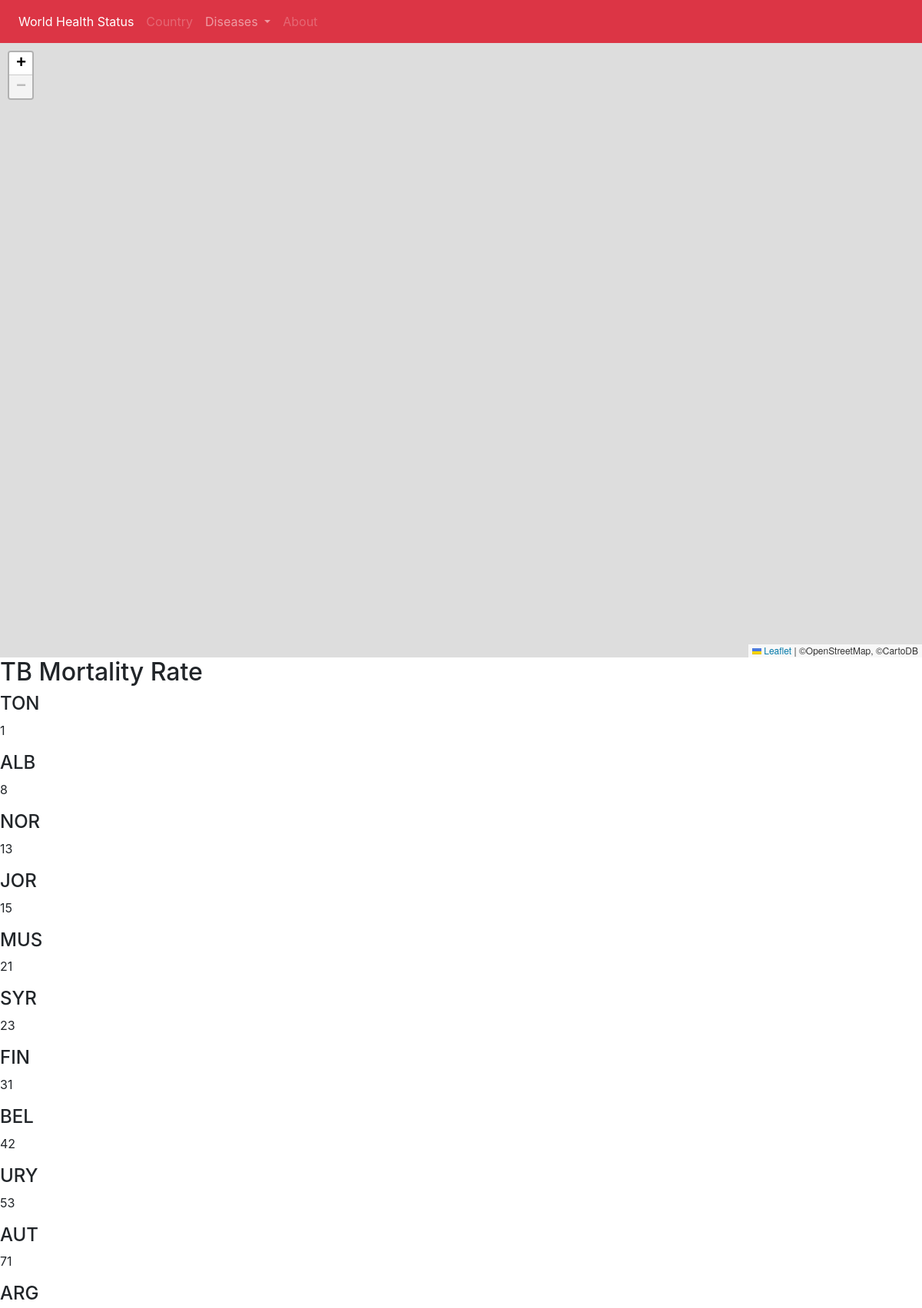
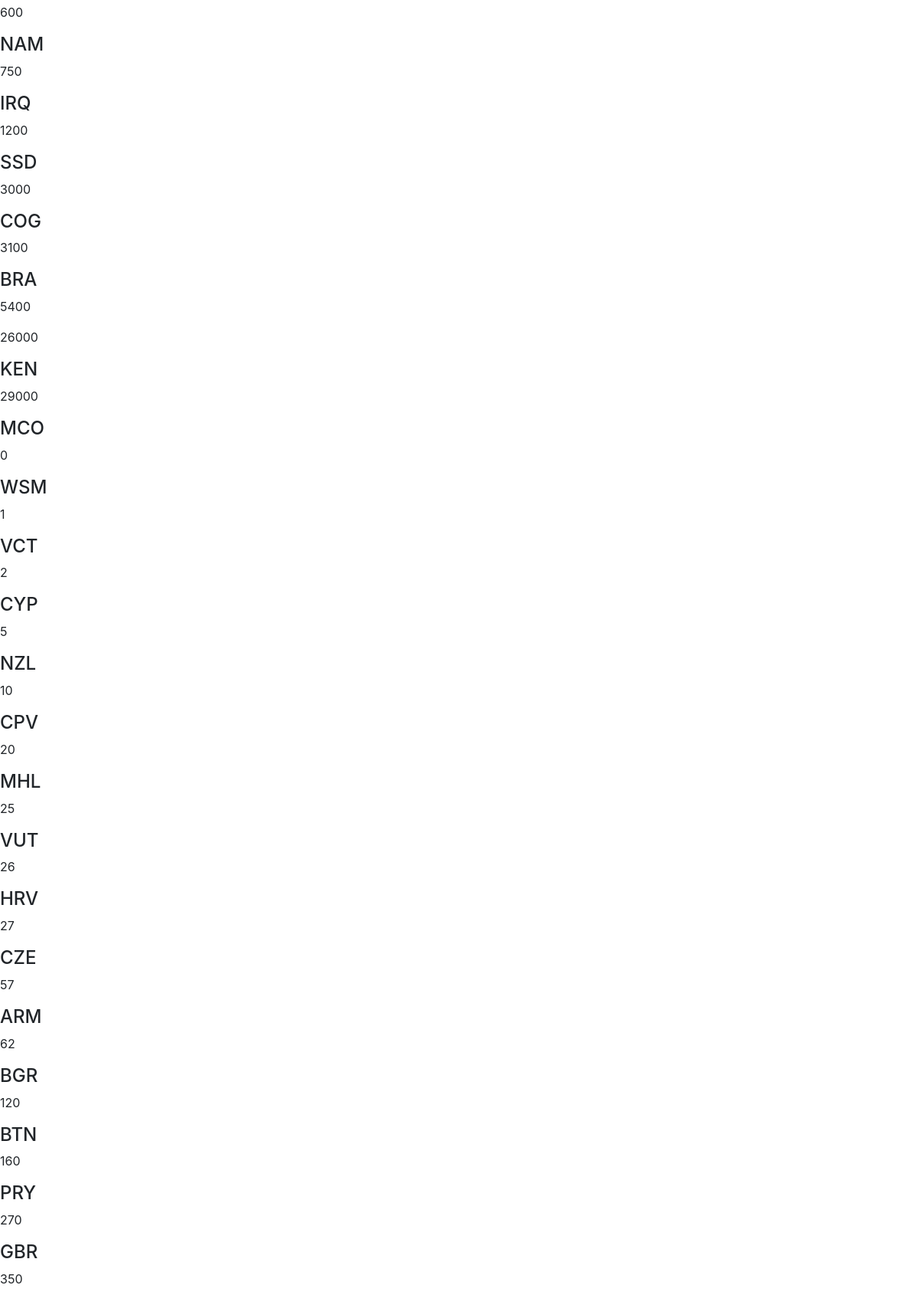
Screenshot of /tb_mortality (upper part) with the database file from the repository (2 pictures, top to bottom).
### map/models.py (models this page shows, shortened)
class Disease(models.Model):
    gho = models.CharField(max_length=20)
    year = models.IntegerField(null=True, blank=True)
    region = models.CharField(max_length=6, null=True)
    country = models.CharField(max_length=5, null=True)
    numeric = models.IntegerField(null=True, blank=True)
    low = models.IntegerField(null=True, blank=True)
    high = models.IntegerField(null=True, blank=True)

### map/views.py (the view)
# urls.py: path('tb_mortality', views.tb_mortality, name='tb_mortality'),
def tb_mortality(request):
    all_diseases = Disease.objects.filter(gho__iexact="TB_e_mort_exc_tbhiv_num", year__exact=2016).values('country', 'numeric')
    altered_diseases = list(all_diseases)
    context = {
        'diseases': altered_diseases,
        'disease_name': get_disease_parameter("TB_e_mort_exc_tbhiv_num"),
        'disease_year': 2016,
    }
    return render(request, 'tb_mortality.html', context)

### map/templatetags/js.py (called while the page is built)
@register.filter(is_safe=True)
def js(obj):
    return mark_safe(json.dumps(obj))

### map/views.py (called while the page is built)
def get_disease_parameter(key):
    diseases_dict = {'HIV_0000000006': 'HIV Mortality Rate', 'TB_e_mort_exc_tbhiv_num': 'TB Mortality Rate',
                     'MENING_1': 'Meningitis mortality rate', 'CHOLERA_0000000002': 'Cholera Mortality Rate',
                     'CHOLERA_0000000001': 'Cholera Prevalence (Cases)', 'MENING_2': 'Meningitis Prevalence (Cases)'}
    name = diseases_dict[key]
    return name

### templates/tb_mortality.html (shortened to what this page needs)
{% extends 'base.html' %}

### templates/base.html (shortened to what this page needs)
<!DOCTYPE html>
<html lang="en">
<head>
</head>
<body>
</body>
</html><!DOCTYPE html>
{% load staticfiles %}
{% load js %}
<html lang="en">
<head>
    <link rel="stylesheet" type="text/css" href="{% static 'map/style.css' %}" />
    <link rel="stylesheet" href="https://unpkg.com/leaflet@1.3.1/dist/leaflet.css"
/>
  <link rel="stylesheet" href="https://maxcdn.bootstrapcdn.com/bootstrap/4.1.3/css/bootstrap.min.css">
</head>
<body>
<nav class="navbar navbar-expand-sm bg-danger navbar-dark">
  <ul class="navbar-nav">
    <li class="nav-item active">
      <a class="nav-link" href="#">World Health Status</a>
    </li>
    <li class="nav-item">
      <a class="nav-link disabled" href="#">Country</a>
    </li>
    <li class="nav-item dropdown">
      <a class="nav-link dropdown-toggle" href="#" id="navbardrop" data-toggle="dropdown">
        Diseases
      </a>
    </li>
    <li class="nav-item">
      <a class="nav-link disabled" href="#">About</a>
    </li>
  </ul>
</nav>
<div id="mapid"></div>
<h2>{{ disease_name }}</h2>
<div>
    {%  for disease in diseases %}
        <div class="diseasesname">
        <h4>{{ disease.country}}</h4>
        <p class="hidden">{{ disease.numeric }}</p>
        </div>
    {% endfor %}
</div>
</body>
</html>

### map/static/map/style.css (style rules this page uses)
body { background-color: aqua; color: red; }

### templates/base.html (style rules this page uses)
body { padding: 0; margin: 0; }
html, body, #mapid { height: 100%; width: 100%; }

### rows the page displays
Disease: country "TON", numeric "1"
Disease: country "ALB", numeric "8"
Disease: country "NOR", numeric "13"
Disease: country "JOR", numeric "15"
Disease: country "MUS", numeric "21"
Disease: country "SYR", numeric "23"
Disease: country "FIN", numeric "31"
Disease: country "BEL", numeric "42"
Disease: country "URY", numeric "53"
Disease: country "AUT", numeric "71"
Disease: country "ARG", numeric "600"
Disease: country "NAM", numeric "750"
Disease: country "IRQ", numeric "1200"
Disease: country "SSD", numeric "3000"
Disease: country "COG", numeric "3100"
Disease: country "BRA", numeric "5400"
Disease: country "KEN", numeric "29000"
Disease: country "MCO", numeric "0"
Disease: country "WSM", numeric "1"
Disease: country "VCT", numeric "2"
Disease: country "CYP", numeric "5"
Disease: country "NZL", numeric "10"
Disease: country "CPV", numeric "20"
Disease: country "MHL", numeric "25"
Disease: country "VUT", numeric "26"
Disease: country "HRV", numeric "27"
Disease: country "CZE", numeric "57"
Disease: country "ARM", numeric "62"
Disease: country "BGR", numeric "120"
Disease: country "BTN", numeric "160"
Disease: country "PRY", numeric "270"
Disease: country "GBR", numeric "350"

### other values shown
{{ disease_name }} "TB Mortality Rate"
{{ disease.numeric }} "26000"
